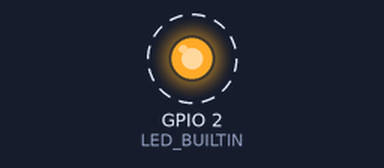
Recording of a sketch running on a simulated ESP32. Parts: output pins drawn as LEDs (lit = HIGH). Dashed ring = blinking.

Above: at 0.2 s.
Timing chart, 0 to 3.0 s (numbered marks = the images above):
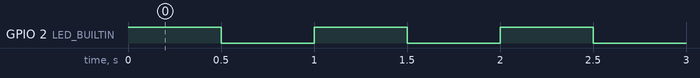

The sketch:

RTOS_Lab03_Part03.ino
```cpp
//#include <Arduino_FreeRTOS.h>

TaskHandle_t mytask1Handle = NULL;
static int taskcore=0;

void mytask1 (void *p){
  for(;;){
        digitalWrite(LED_BUILTIN, HIGH);
        vTaskDelay(500);
        digitalWrite(LED_BUILTIN, LOW);
        vTaskDelay(500);
  }

}

void setup() {
  pinMode(LED_BUILTIN,OUTPUT);
  xTaskCreatePinnedToCore( mytask1, "Task1", 1000, (void*) 0, 0, &mytask1Handle,taskcore);
  vTaskStartScheduler();
}

void loop(){

}
```

Measured:
- by itself, GPIO 2 (LED_BUILTIN): alternates HIGH for 0.50 s and LOW for 0.50 s
